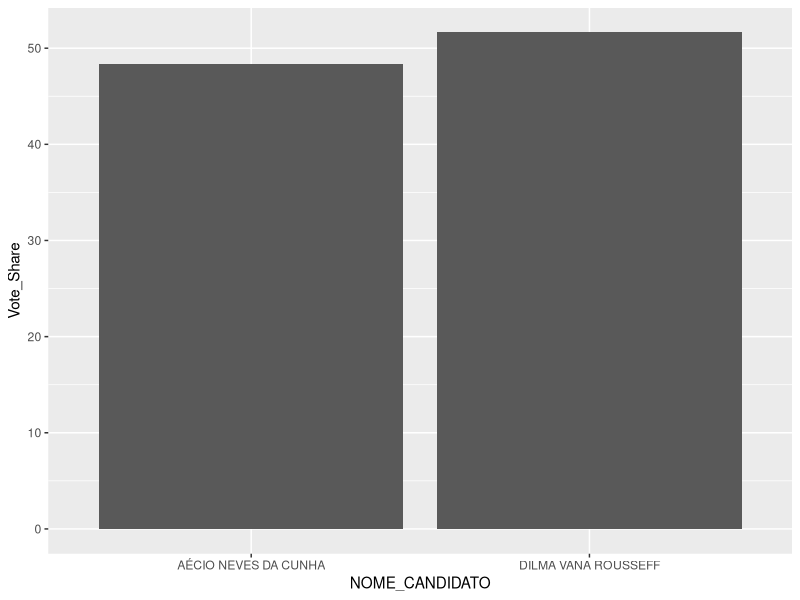
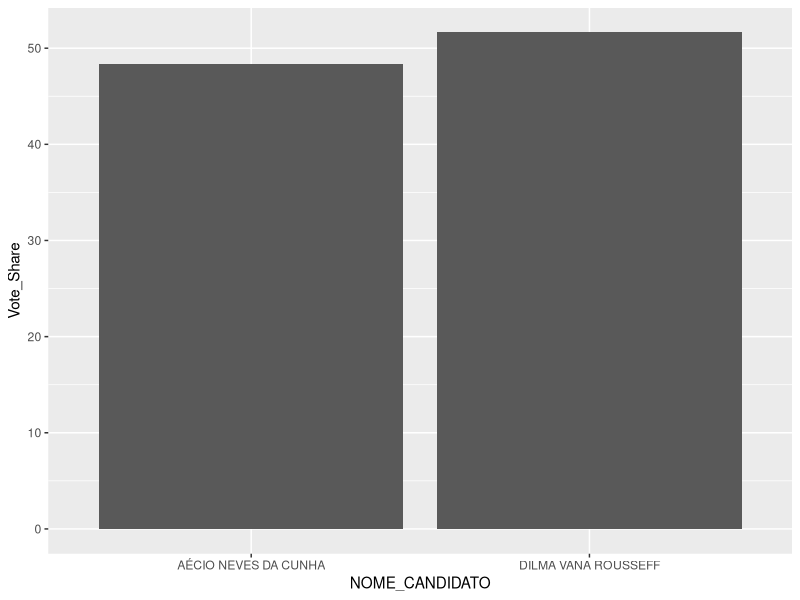
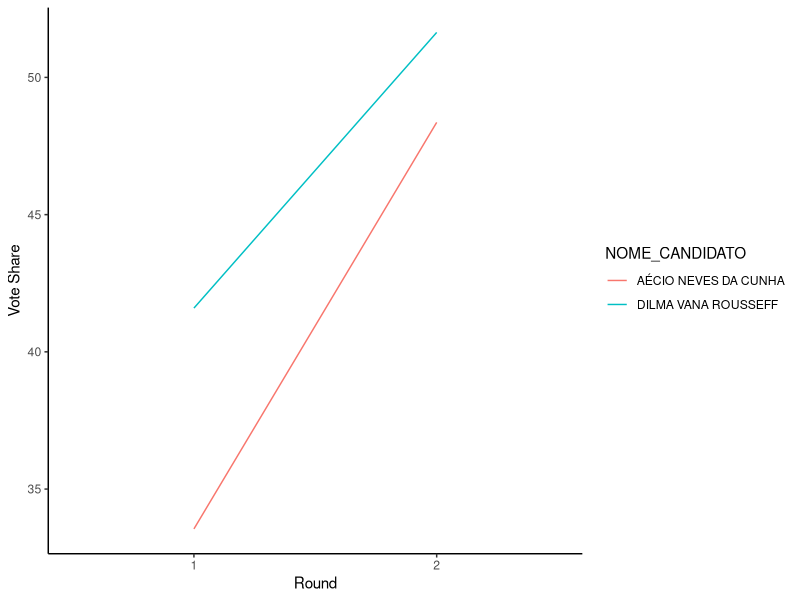
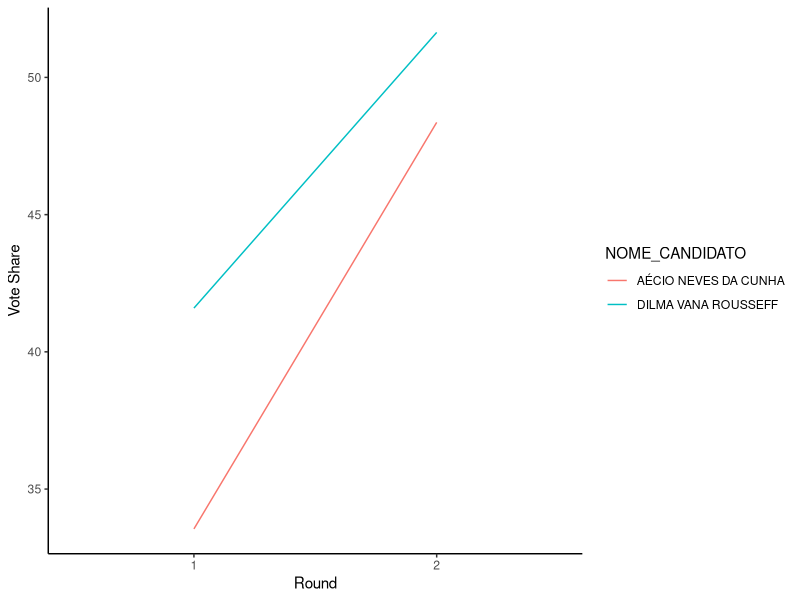

These charts were generated, in order, by the following R code:
## ---- chunk 1
knitr::opts_chunk$set(include=TRUE, warning=FALSE, message=FALSE, eval=FALSE)
## ---- chunk 2
install.packages(c("tidyverse","knitr"))
library(tidyverse)
library(knitr)
## ---- chunk 3
library(tidyverse)
library(knitr)
## ---- chunk 4
pres_2014_elec_results <- read_csv("TSE_PRESIDENTE_BR_CANDIDATO_2014.csv")
## ---- chunk 5
pres_2014_elec_results %>% count()
## ---- chunk 6
pres_2014_elec_results %>% count()
## ---- chunk 7
pres_2014_elec_results %>% filter(NUM_TURNO==1) %>%
  count()
## ---- chunk 8
pres_2014_elec_results %>% filter(NUM_TURNO==1) %>%
  count()
## ---- chunk 9
voters_first <- pres_2014_elec_results %>%
  filter(NUM_TURNO==1) %>% 
  summarize(Total_Votes=sum(QTDE_VOTOS)) %>%
  pull(Total_Votes)
## ---- chunk 10
voters_first <- pres_2014_elec_results %>%
  filter(NUM_TURNO==1) %>% 
  summarize(Total_Votes=sum(QTDE_VOTOS)) %>%
  pull(Total_Votes)
voters_first
## ---- chunk 11
voters_second <- pres_2014_elec_results %>%
  filter(NUM_TURNO==2) %>% 
  summarize(Total_Votes=sum(QTDE_VOTOS)) %>%
  pull(Total_Votes)

pct_change <- 100*(voters_second - voters_first)/voters_first
## ---- chunk 12
voters_second <- pres_2014_elec_results %>%
  filter(NUM_TURNO==2) %>% 
  summarize(Total_Votes=sum(QTDE_VOTOS)) %>%
  pull(Total_Votes)

pct_change <- round(100*(voters_second - voters_first)/voters_first,1)
## ---- chunk 13
pres_2014_elec_results <- pres_2014_elec_results %>% 
  group_by(NUM_TURNO) %>% 
  mutate(Vote_Share=100*(QTDE_VOTOS/sum(QTDE_VOTOS)))
## ---- chunk 14
pres_2014_elec_results <- pres_2014_elec_results %>% 
  group_by(NUM_TURNO) %>% 
  mutate(Vote_Share=100*(QTDE_VOTOS/sum(QTDE_VOTOS)))

pres_2014_elec_results %>% select(NOME_CANDIDATO,Vote_Share)
## ---- chunk 15
winner <- pres_2014_elec_results %>% 
  filter(NUM_TURNO==2) %>%
  arrange(-Vote_Share) %>%
  slice(1) %>%
  select(SIGLA_PARTIDO, NOME_CANDIDATO, Vote_Share)

winner_name <- winner %>% pull(NOME_CANDIDATO)
winner_Votes <- winner %>% pull(Vote_Share)
## ---- chunk 16
winner <- pres_2014_elec_results %>% 
  filter(NUM_TURNO==2) %>%
  arrange(-Vote_Share) %>%
  slice(1) %>%
  select(SIGLA_PARTIDO, NOME_CANDIDATO, Vote_Share)

winner_name <- winner %>% pull(NOME_CANDIDATO)
winner_Votes <- winner %>% pull(Vote_Share) %>% round(1)
## ---- chunk 17
pres_2014_elec_results %>% 
  filter(NUM_TURNO==1) %>% 
  select(NOME_CANDIDATO, SIGLA_PARTIDO, Vote_Share) %>%
  kable()
## ---- chunk 18
pres_2014_elec_results %>% 
  filter(NUM_TURNO==1) %>% 
  select(NOME_CANDIDATO, SIGLA_PARTIDO, Vote_Share) %>% kable()
## ---- chunk 19
pres_2014_elec_results %>% 
  filter(NUM_TURNO==2) %>% 
  ggplot() + 
  geom_col(aes(x=NOME_CANDIDATO,y=Vote_Share))
## ---- chunk 20
pres_2014_elec_results %>% 
  filter(NUM_TURNO==2) %>% 
  ggplot() + 
  geom_col(aes(x=NOME_CANDIDATO,y=Vote_Share))
## ---- chunk 21
#Place this line in a chunk at the start of your code to make sure only the outputs appear
opts_chunk$set(echo=FALSE, warning=FALSE, message=FALSE)
## ---- chunk 22
runoff_cands <- pres_2014_elec_results %>% 
  filter(NUM_TURNO==2) %>%
  pull(NUMERO_CANDIDATO)

pres_2014_elec_results %>% filter(NUMERO_CANDIDATO %in% runoff_cands) %>%
  ggplot() + geom_line(aes(x=as.factor(NUM_TURNO),y=Vote_Share,group=NOME_CANDIDATO,color=NOME_CANDIDATO)) +
  theme_classic() + 
  xlab("Round") +
  ylab("Vote Share")
## ---- chunk 23
runoff_cands <- pres_2014_elec_results %>% 
  filter(NUM_TURNO==2) %>%
  pull(NUMERO_CANDIDATO)

pres_2014_elec_results %>% filter(NUMERO_CANDIDATO %in% runoff_cands) %>%
  ggplot() + geom_line(aes(x=as.factor(NUM_TURNO),y=Vote_Share,group=NOME_CANDIDATO,color=NOME_CANDIDATO)) +
  theme_classic() + 
  xlab("Round") +
  ylab("Vote Share")
